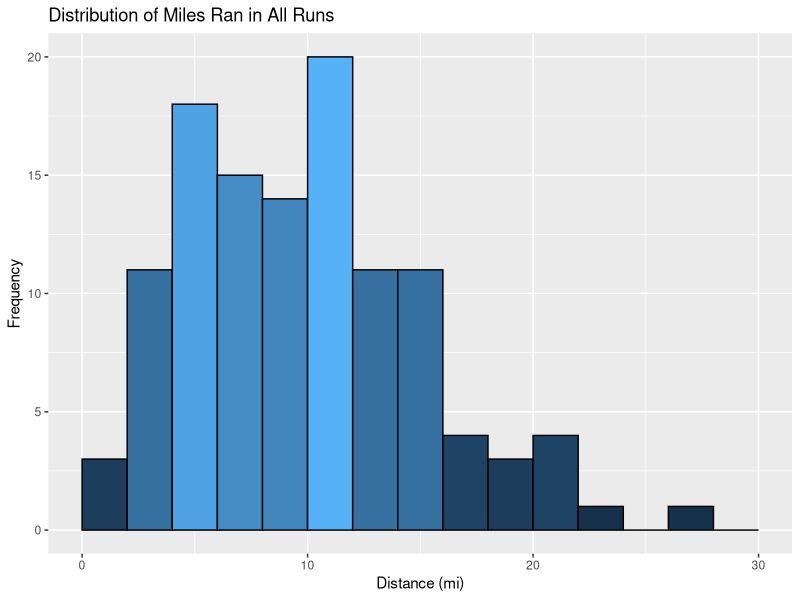
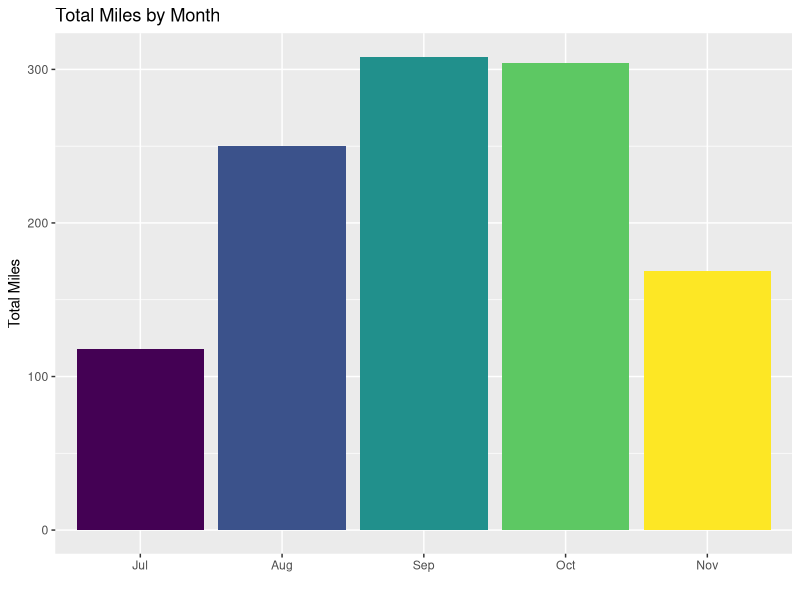
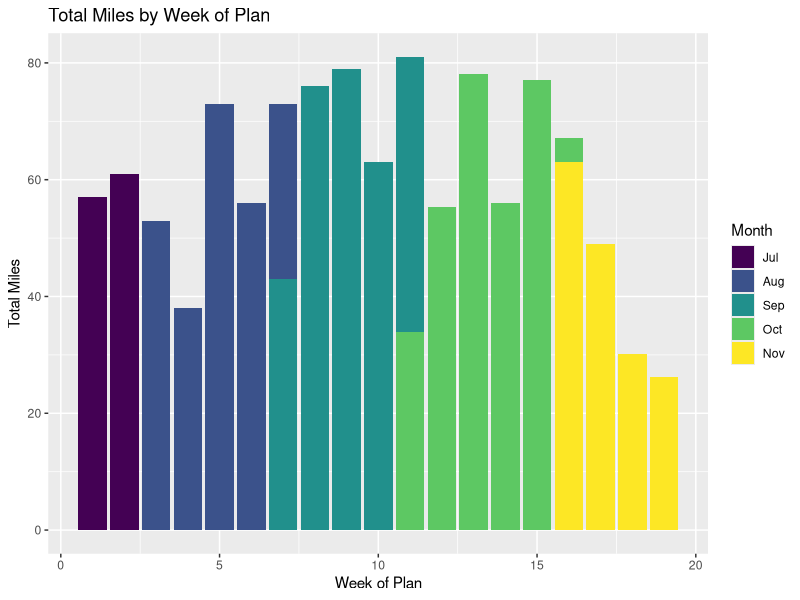
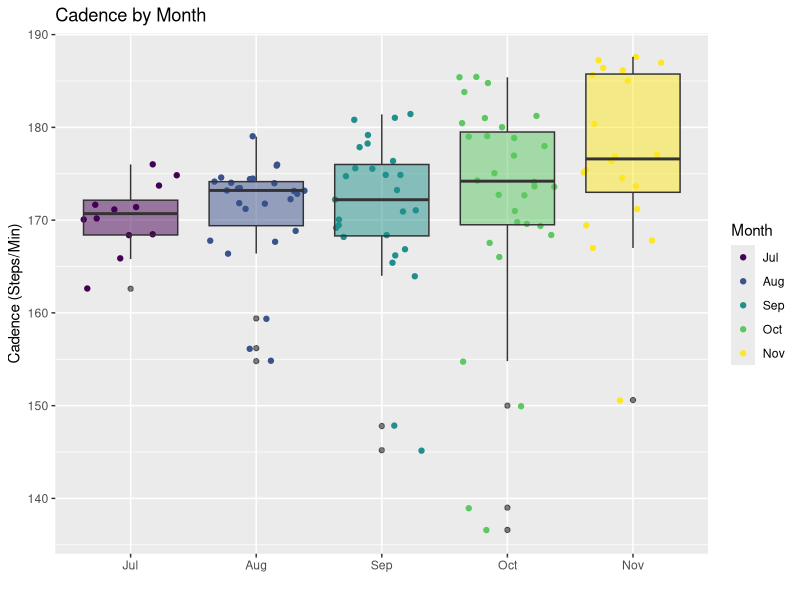
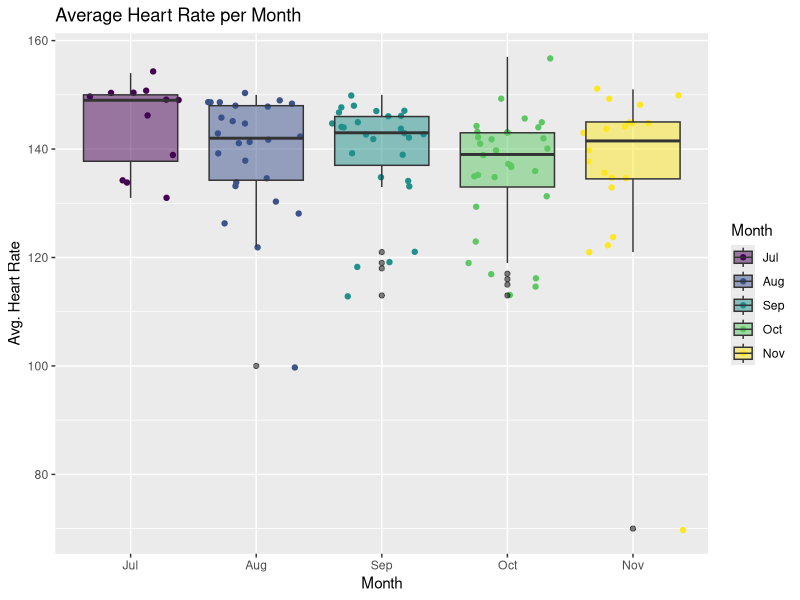
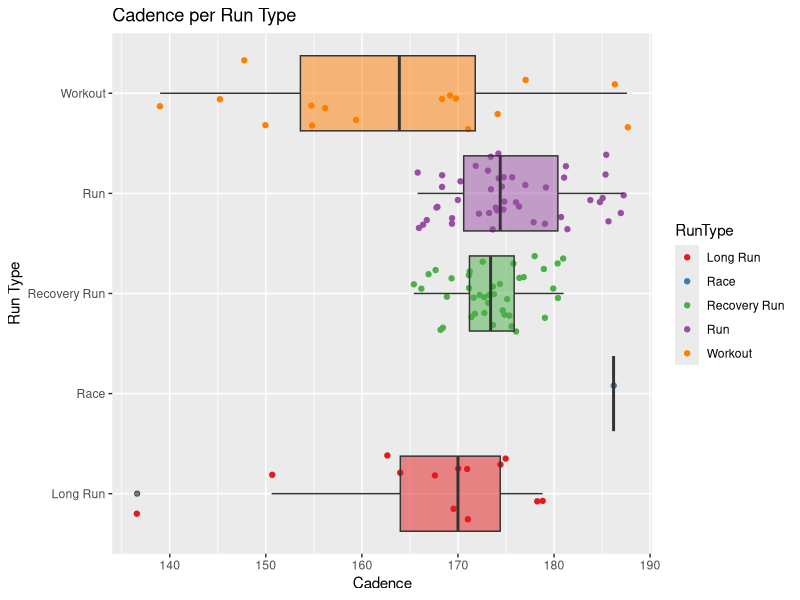
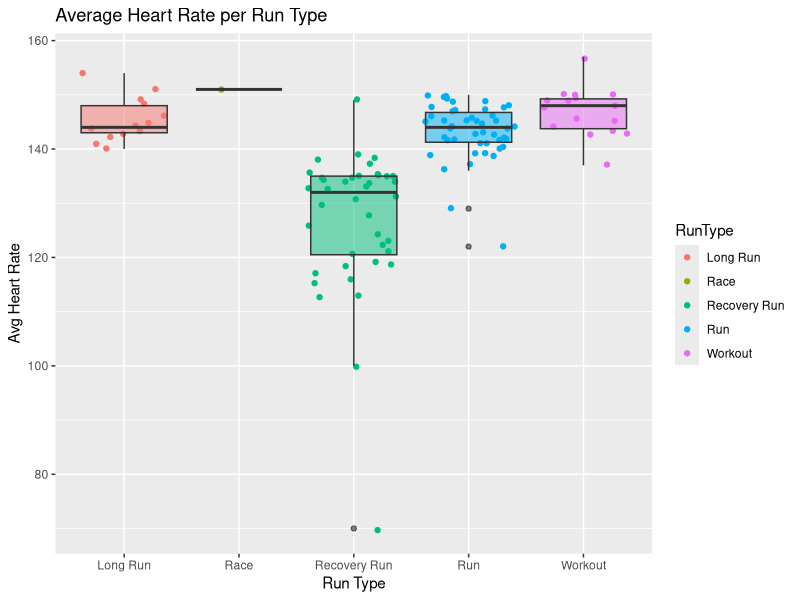
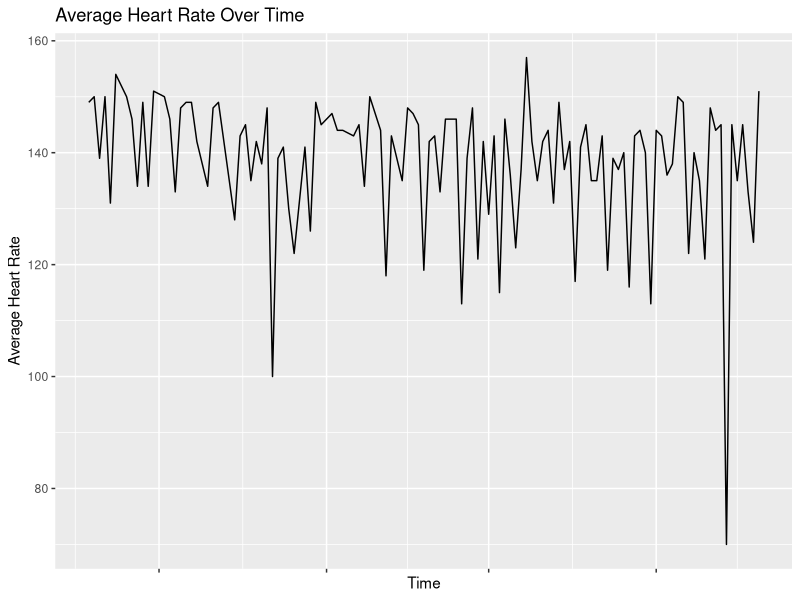

Source code (R) for these figures, in order:
## ---- chunk 1
runs <- read.csv("cleanedMarathonTrainingData.csv")
## ---- chunk 2
str(runs)
## ---- chunk 3
runs$X <- NULL
head(runs,2)
## ---- chunk 4
library(lubridate)
## ---- chunk 5

runs$Time <- as.POSIXct(runs$Time)#, format = '%H:%M:%S')
runs$Avg.Pace <- as.POSIXct(runs$Avg.Pace)#, format = '%H:%M:%S')
runs$Date <- as.POSIXct(runs$Date)
runs$StartTime <- hour(strptime(runs$StartTime, format = '%H:%M'))

str(runs)
## ---- chunk 6
runs$Month <- factor(runs$Month, ordered = TRUE, levels = c("Jul","Aug","Sep","Oct","Nov"))
## ---- chunk 7
library(ggplot2)
library(RColorBrewer)

#distance histogram
ggplot(data = runs, aes(x = Distance)) + 
  geom_histogram(binwidth = 2, aes(fill = ..count..), colour = "black", boundary = 2) +
  scale_x_continuous(limits=c(0, 30)) +
  xlab("Distance (mi)") + 
  ylab("Frequency") + 
  ggtitle("Distribution of Miles Ran in All Runs") + 
  guides(fill=FALSE) 

## ---- chunk 8
summary(runs$Distance)
## ---- chunk 9
#miles by month bars
ggplot(data = runs, aes(x = Month, y = Distance, fill = Month)) + 
  geom_bar(stat="identity") +
  xlab("") + 
  ylab("Total Miles") + 
  guides(fill=FALSE) +
  ggtitle("Total Miles by Month")
## ---- chunk 10
ggplot(data = runs, aes(x = weekNumber, y = Distance, fill = Month)) + 
  geom_bar(stat="identity") +
  xlab("Week of Plan") + 
  ylab("Total Miles") + 
  #guides(fill=FALSE) +
  ggtitle("Total Miles by Week of Plan")
## ---- chunk 11
runs[runs$weekNumber == 11,c('Name','weekNumber','Date','DOW','Distance')]
## ---- chunk 12
#avg. cadence grouped by month
ggplot(data = runs, aes(Month, Cad)) + 
  geom_jitter(aes(colour = Month)) +
  geom_boxplot(aes(fill = Month), 
               outlier.colour = "black", alpha = 0.5) + #geom_jitter()
  xlab("") + 
  ylab("Cadence (Steps/Min)") + 
  guides(fill=FALSE) +
  ggtitle("Cadence by Month") 
## ---- chunk 13
#avg. HR grouped by month

ggplot(data = runs, aes(Month, Avg.HR)) + 
  geom_jitter(aes(colour = Month)) +
  geom_boxplot(aes(fill = Month), 
               outlier.colour = "black", alpha = 0.5) + #geom_jitter()
  xlab("Month") + 
  ylab("Avg. Heart Rate") + 
  ggtitle("Average Heart Rate per Month") 
## ---- chunk 14
#avg. cadence grouped by month
ggplot(data = runs, aes(RunType, Cad)) + 
  geom_jitter(aes(colour = RunType)) +
  geom_boxplot(aes(fill = RunType), 
               outlier.colour = "black", alpha = 0.5) +
  scale_colour_brewer(palette = "Set1") +
  scale_fill_brewer(palette = "Set1") +
  xlab("Run Type") + 
  ylab("Cadence") + 
  guides(fill=FALSE) +
  coord_flip() + 
  ggtitle("Cadence per Run Type") 

## ---- chunk 15
#avg. cadence grouped by month
ggplot(data = runs, aes(RunType, Avg.HR)) + 
  geom_jitter(aes(colour = RunType)) +
  geom_boxplot(aes(fill = RunType), 
               outlier.colour = "black", alpha = 0.5) +
  xlab("Run Type") + 
  ylab("Avg Heart Rate") + 
  guides(fill=FALSE) +
  ggtitle("Average Heart Rate per Run Type") 
## ---- chunk 16
runs[which.max(runs$Avg.HR),]
## ---- chunk 17
ggplot(data = runs, aes(x = Date, y = Avg.HR)) + 
  geom_line(aes(group=1)) +
  theme(axis.text.x = element_blank()) +
  xlab("Time") + 
  ylab("Average Heart Rate") + 
  ggtitle("Average Heart Rate Over Time")
## ---- chunk 18
pl <- ggplot(data = runs, aes(x = Date, y = Avg.Pace, colour = RunType)) + 
  geom_point() +
  geom_smooth(fill = NA) +  
  theme(axis.text.x = element_blank()) +
  theme(axis.text.y = element_blank()) +
  xlab("Date") + 
  ylab("Average Pace (mile/minute)") + 
  ggtitle("Average Pace Over Time") + 
  labs(caption="")
print(pl)
## ---- chunk 19
ggplot(data = runs, aes(x = Date, y = Avg.Pace, colour = RunType)) + 
  geom_point() +
  geom_smooth(fill = NA) +  
  theme(axis.text.x = element_blank()) +
  theme(axis.text.y = element_blank()) +
  xlab("Date") + 
  ylab("Average Pace (mile/minute)") + 
  ggtitle("Average Pace Over Time") + 
  labs(caption="") + 
  facet_grid(RunType~.)
## ---- chunk 20
table(runs$RunType)

#apply(runs$Cadence, runs$RunType, function(x) (Cad*(hour(runs$Time)*60)+(minute(runs$Time))+(second(runs$Time)/60)))

ggplot(data = runs, aes(RunType, (Cad*((hour(runs$Time)*60)+(minute(runs$Time))+(second(runs$Time)/60))))) + 
  geom_bar(aes(fill = RunType), stat = "identity") +
  xlab("Run Type") + 
  ylab("Steps") + 
  guides(fill=FALSE) +
  ggtitle("Total Steps Taken by Run Type") 
## ---- chunk 21
ggplot(data = runs, aes(x=Cad, y=Avg.HR)) + 
  geom_point(aes(colour = RunType)) +
  xlab("Cadence") + 
  ylab("Average Heart Rate") + 
  ggtitle("Average Hear Rate by Cadence")
## ---- chunk 22
ggplot(data = runs, aes(x=Elevation.Gain, y=Avg.HR)) + 
  geom_point(aes(colour = RunType), na.rm = TRUE) +
  geom_smooth(fill = NA, na.rm = TRUE) +
  xlab("Elevation Gain (ft.)") + 
  ylab("Average Heart Rate (BPM)") + 
  ggtitle("Average Heart Rate by Elevation Gain")
## ---- chunk 23
ggplot(data = runs, aes(x=RunType, y=Max.HR)) + 
  geom_jitter(aes(colour = RunType)) +
  geom_boxplot(aes(fill = RunType), outlier.colour = "black", alpha = 0.5) +
  xlab("Run Type") + 
  ylab("Max Heart Rate (BPM)") + 
  ggtitle("Max Heart Rate by Run Type")
